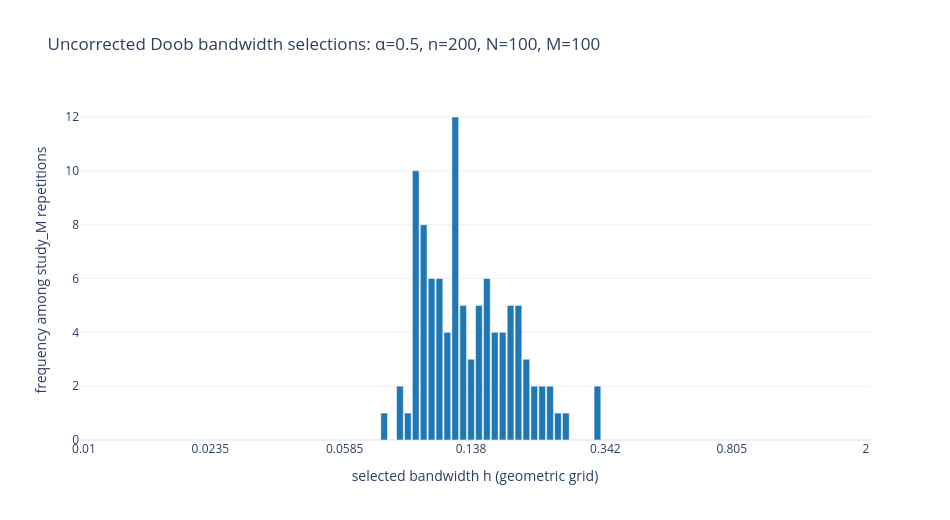

Notebook cell for this chart:
### Code cell
study_tick_indices = np.unique(
    np.linspace(0, study_N - 1, 7, dtype=int)
)
study_tick_bandwidths = [
    f"{study_h_grid[index]:.3g}" for index in study_tick_indices
]

study_histogram = go.Figure(
    go.Bar(
        x=study_selected_grid_indices,
        y=study_selection_counts[study_selected_grid_indices],
        customdata=study_h_grid[study_selected_grid_indices],
        width=0.85,
        marker=dict(
            color="#1f77b4",
            line=dict(color="white", width=0.5),
        ),
        hovertemplate=(
            "grid index=%{x}"
            "<br>bandwidth h=%{customdata:.6g}"
            "<br>frequency=%{y}<extra></extra>"
        ),
        name="uncorrected Doob selections",
    )
)

study_histogram.update_xaxes(
    title_text="selected bandwidth h (geometric grid)",
    range=[-0.5, study_N - 0.5],
    tickmode="array",
    tickvals=study_tick_indices,
    ticktext=study_tick_bandwidths,
)
study_histogram.update_yaxes(
    title_text="frequency among study_M repetitions",
    rangemode="tozero",
    nticks=8,
)
study_histogram.update_layout(
    title=(
        f"Uncorrected Doob bandwidth selections: "
        f"α={study_alpha:g}, n={study_n}, N={study_N}, "
        f"M={study_M}"
    ),
    width=950,
    height=520,
    template="plotly_white",
    showlegend=False,
)
study_histogram.show()

### Figure 1 — Plotly figure (JSON) as saved in the notebook; plotly's stock layout.template omitted (floating-point values rounded to 4 significant figures)
{"data": [{"customdata": [0.07642, 0.08506, 0.08973, 0.09467, 0.09987, 0.1054, 0.1112, 0.1173, 0.1237, 0.1305, 0.1377, 0.1453, 0.1532, 0.1617, 0.1706, 0.1799, 0.1898, 0.2003, 0.2113, 0.2229, 0.2351, 0.2481, 0.2617, 0.3242], "hovertemplate": "grid index=%{x}<br>bandwidth h=%{customdata:.6g}<br>frequency=%{y}<extra></extra>", "marker": {"color": "#1f77b4", "line": {"color": "white", "width": 0.5}}, "name": "uncorrected Doob selections", "type": "bar", "width": 0.85, "x": [38, 40, 41, 42, 43, 44, 45, 46, 47, 48, 49, 50, 51, 52, 53, 54, 55, 56, 57, 58, 59, 60, 61, 65], "y": [1, 2, 1, 10, 8, 6, 6, 4, 12, 5, 3, 5, 6, 4, 4, 5, 5, 3, 2, 2, 2, 1, 1, 2]}], "layout": {"height": 520, "showlegend": false, "title": {"text": "Uncorrected Doob bandwidth selections: α=0.5, n=200, N=100, M=100"}, "width": 950, "xaxis": {"range": [-0.5, 99.5], "tickmode": "array", "ticktext": ["0.01", "0.0235", "0.0585", "0.138", "0.342", "0.805", "2"], "tickvals": [0, 16, 33, 49, 66, 82, 99], "title": {"text": "selected bandwidth h (geometric grid)"}}, "yaxis": {"nticks": 8, "rangemode": "tozero", "title": {"text": "frequency among study_M repetitions"}}}}
